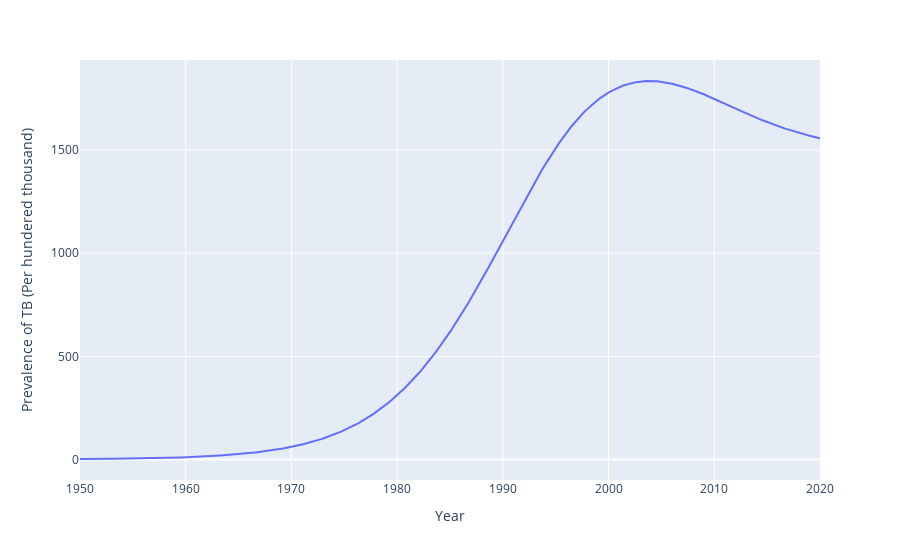

The code cell stored with this chart in its notebook:
### Code cell
fig = px.line(
    derived_df_0,
    x=derived_df_0.index,
    y="prevalence_infectious",
    labels={'index':'Year', 'prevalence_infectious':'Prevalence of TB (Per hundered thousand)'}
)
fig.show()

### Figure 1 — Plotly figure (JSON) as saved in the notebook; plotly's stock layout.template omitted (floating-point values rounded to 4 significant figures; data arrays with more than 128 entries replaced by an {"elided": "..."} marker saying what was removed)
{"data": [{"hovertemplate": "Year=%{x}<br>Prevalence of TB (Per hundered thousand)=%{y}<extra></extra>", "legendgroup": "", "line": {"color": "#636efa", "dash": "solid"}, "marker": {"symbol": "circle"}, "mode": "lines", "name": "", "orientation": "v", "showlegend": false, "type": "scatter", "x": {"elided": "701 float values"}, "xaxis": "x", "y": {"elided": "701 float values"}, "yaxis": "y"}], "layout": {"legend": {"tracegroupgap": 0}, "margin": {"t": 60}, "xaxis": {"anchor": "y", "domain": [0, 1], "title": {"text": "Year"}}, "yaxis": {"anchor": "x", "domain": [0, 1], "title": {"text": "Prevalence of TB (Per hundered thousand)"}}}}
